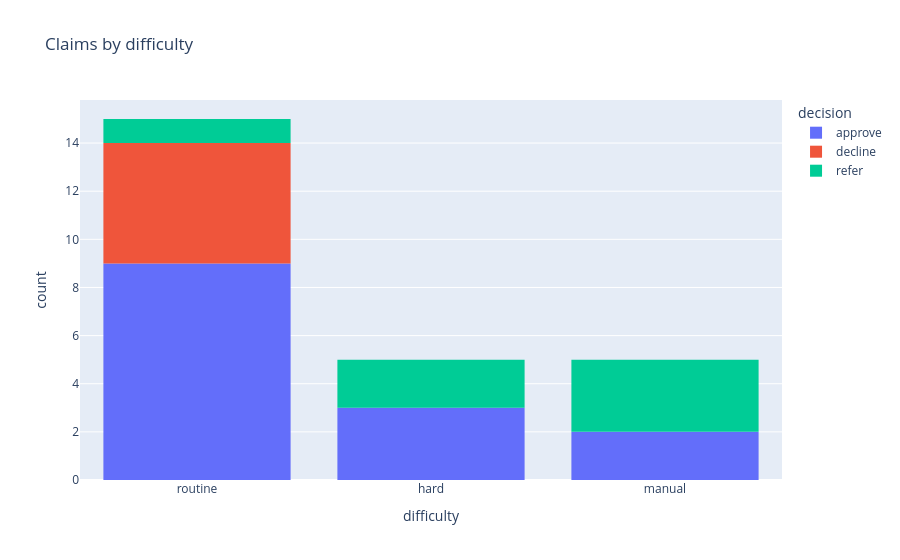

Notebook cell for this chart:
### Markdown cell above
Here's a breakdown by difficulty. The policy wording is enough to decide the routine and hard claims. The manual claims depend on the claims manual or the customer's history.

### Code cell
fig = px.histogram(
    data,
    x="difficulty",
    color="decision",
    category_orders={"difficulty": ["routine", "hard", "manual"]},
    title="Claims by difficulty",
)
fig.show()

### Figure 1 — Plotly figure (JSON) as saved in the notebook; plotly's stock layout.template omitted (floating-point values rounded to 4 significant figures)
{"data": [{"bingroup": "x", "hovertemplate": "decision=approve<br>difficulty=%{x}<br>count=%{y}<extra></extra>", "legendgroup": "approve", "marker": {"color": "#636efa", "pattern": {"shape": ""}}, "name": "approve", "orientation": "v", "showlegend": true, "type": "histogram", "x": ["routine", "routine", "routine", "routine", "routine", "routine", "routine", "routine", "routine", "hard", "hard", "manual", "hard", "manual"], "xaxis": "x", "yaxis": "y"}, {"bingroup": "x", "hovertemplate": "decision=decline<br>difficulty=%{x}<br>count=%{y}<extra></extra>", "legendgroup": "decline", "marker": {"color": "#EF553B", "pattern": {"shape": ""}}, "name": "decline", "orientation": "v", "showlegend": true, "type": "histogram", "x": ["routine", "routine", "routine", "routine", "routine"], "xaxis": "x", "yaxis": "y"}, {"bingroup": "x", "hovertemplate": "decision=refer<br>difficulty=%{x}<br>count=%{y}<extra></extra>", "legendgroup": "refer", "marker": {"color": "#00cc96", "pattern": {"shape": ""}}, "name": "refer", "orientation": "v", "showlegend": true, "type": "histogram", "x": ["routine", "manual", "manual", "hard", "manual", "hard"], "xaxis": "x", "yaxis": "y"}], "layout": {"barmode": "relative", "legend": {"title": {"text": "decision"}, "tracegroupgap": 0}, "title": {"text": "Claims by difficulty"}, "xaxis": {"anchor": "y", "categoryarray": ["routine", "hard", "manual"], "categoryorder": "array", "domain": [0, 1], "title": {"text": "difficulty"}}, "yaxis": {"anchor": "x", "domain": [0, 1], "title": {"text": "count"}}}}
